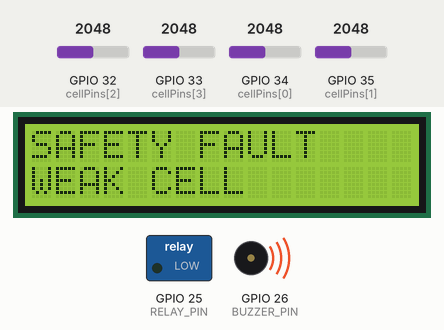
Bench run of a sketch on a simulated ESP32. Parts: 16×2 character LCD, switched loads named in the sketch (green lamp = pin HIGH), buzzer (waves = sounding, pin HIGH). The inputs (shaded band) are chosen by the test bench; at power-on: GPIO 32 (cellPins[2]) = 2048, GPIO 33 (cellPins[3]) = 2048, GPIO 34 (cellPins[0]) = 2048, GPIO 35 (cellPins[1]) = 2048. What the sketch prints to the serial monitor is not drawn.

Above: at 2.2 s.
2.3 s: GPIO 32 (cellPins[2]) set to 3785
At 2.86 s:
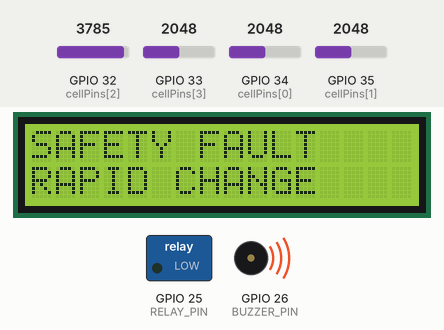
4.6 s: GPIO 32 (cellPins[2]) set to 3896
At 5.7 s:
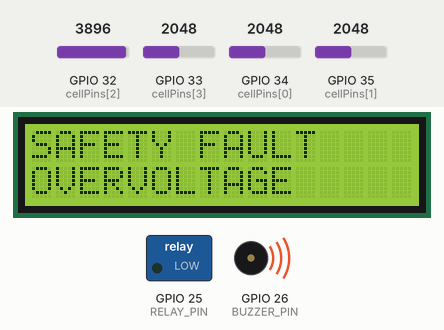
7.6 s: GPIO 32 (cellPins[2]) set to 2866
At 9.1 s:
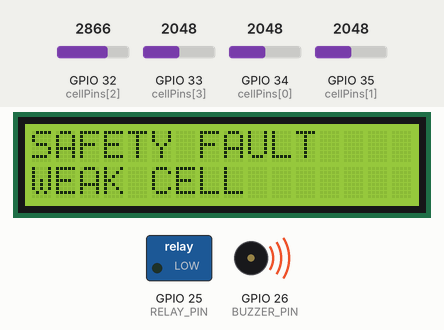
10.6 s: GPIO 32 (cellPins[2]) set to 3972
At 11.4 s:
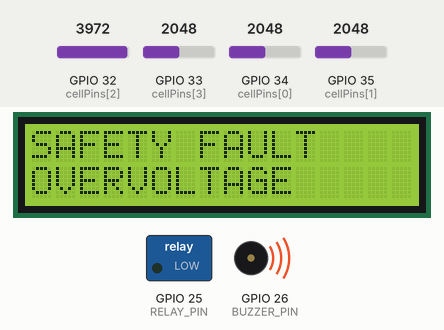
22.6 s: GPIO 32 (cellPins[2]) set to 1228
At 24.1 s:
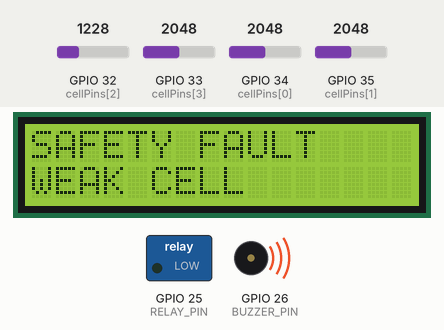
25.6 s: GPIO 33 (cellPins[3]) set to 3784
28.6 s: GPIO 33 (cellPins[3]) set to 3858
At 29.9 s:
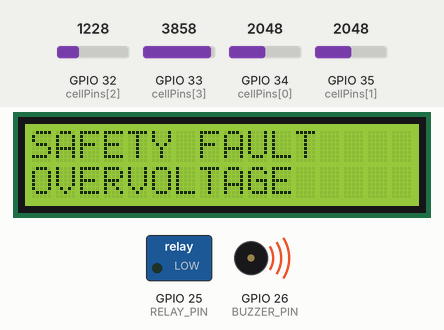
Timing chart, 0 to 31.6 s (numbered marks = the images above; inputs shaded):
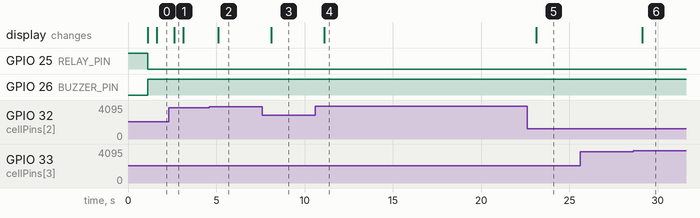

Measured:
- the behaviour switches between 3822 and 3823 on GPIO 32 (cellPins[2]) (found by bisection; images 1 and 2)
- the behaviour switches between 3822 and 3823 on GPIO 33 (cellPins[3]) (found by bisection; images 5 and 6)
- after the input at 2.3 s, the display: changes after 0.32 s (image 1)
- after the input at 4.6 s, the display: changes after 0.52 s (image 2)
- after the input at 7.6 s, the display: changes after 0.51 s (image 3)
- after the input at 10.6 s, the display: changes after 0.52 s (image 4)
- after the input at 22.6 s, the display: changes after 0.51 s (image 5)
- after the input at 25.6 s, every drawn part: stays the same
- after the input at 28.6 s, the display: changes after 0.52 s (image 6)

The sketch:

Task2_BMS_Safety_Controller.ino
```cpp
#include <Wire.h>
#include <LiquidCrystal_I2C.h>

LiquidCrystal_I2C lcd(0x27, 16, 2);

// ================= PIN CONFIGURATION =================

const int cellPins[4] = {34, 35, 32, 33};

const int RELAY_PIN = 25;
const int BUZZER_PIN = 26;

// ================= SAFETY LIMITS =================

const float MIN_CELL_VOLTAGE = 3.0;
const float MAX_CELL_VOLTAGE = 4.2;

// Rapid change threshold
const float RAPID_CHANGE_LIMIT = 0.50;

// ================= TIMING =================

const unsigned long SENSOR_INTERVAL = 200;
const unsigned long BUZZER_INTERVAL = 500;
const unsigned long LCD_INTERVAL = 500;

// Battery must remain safe for this long before recovery
const unsigned long RECOVERY_TIME = 5000;

// ================= STATES =================

enum SafetyState {
  NORMAL,
  WARNING,
  FAULT,
  RECOVERY
};

SafetyState state = NORMAL;

// ================= VARIABLES =================

float cellVoltage[4] = {3.7, 3.7, 3.7, 3.7};
float previousVoltage[4] = {3.7, 3.7, 3.7, 3.7};

bool weakCell = false;
bool overVoltage = false;
bool sensorFault = false;
bool rapidChange = false;

unsigned long lastSensorTime = 0;
unsigned long lastBuzzerTime = 0;
unsigned long lastLCDTime = 0;
unsigned long recoveryStartTime = 0;

// ================= SETUP =================

void setup() {

  Serial.begin(115200);

  pinMode(RELAY_PIN, OUTPUT);
  pinMode(BUZZER_PIN, OUTPUT);

  // Start in safe state
  digitalWrite(RELAY_PIN, HIGH);
  digitalWrite(BUZZER_PIN, LOW);

  Wire.begin(21, 22);

  lcd.init();
  lcd.backlight();

  lcd.clear();
  lcd.setCursor(0, 0);
  lcd.print("BMS SAFETY");
  lcd.setCursor(0, 1);
  lcd.print("INITIALIZING");

  // Give sensors time to stabilize
  unsigned long startTime = millis();

  while (millis() - startTime < 1000) {
    // Non-blocking requirement applies to the main system;
    // no delay() is used.
  }

  lcd.clear();
}

// ================= MAIN LOOP =================

void loop() {

  unsigned long currentMillis = millis();

  // ==================================================
  // SENSOR MONITORING
  // ==================================================

  if (currentMillis - lastSensorTime >= SENSOR_INTERVAL) {

    lastSensorTime = currentMillis;

    weakCell = false;
    overVoltage = false;
    sensorFault = false;
    rapidChange = false;

    for (int i = 0; i < 4; i++) {

      int rawValue = analogRead(cellPins[i]);

      // Convert ADC value to simulated cell voltage
      cellVoltage[i] = (rawValue / 4095.0) * 4.5;

      // ---------------- SENSOR ANOMALY ----------------

      if (cellVoltage[i] < 0.0 ||
          cellVoltage[i] > 4.5) {

        sensorFault = true;
      }

      // ---------------- RAPID CHANGE ----------------

      if (abs(cellVoltage[i] - previousVoltage[i])
          > RAPID_CHANGE_LIMIT) {

        rapidChange = true;
      }

      // ---------------- WEAK CELL ----------------

      if (cellVoltage[i] < MIN_CELL_VOLTAGE) {

        weakCell = true;
      }

      // ---------------- OVERVOLTAGE ----------------

      if (cellVoltage[i] > MAX_CELL_VOLTAGE) {

        overVoltage = true;
      }

      previousVoltage[i] = cellVoltage[i];
    }
  }

  // ==================================================
  // SAFETY STATE MACHINE
  // ==================================================

  switch (state) {

    // =================================================
    // NORMAL
    // =================================================

    case NORMAL:

      digitalWrite(RELAY_PIN, HIGH);
      digitalWrite(BUZZER_PIN, LOW);

      if (sensorFault ||
          rapidChange ||
          overVoltage) {

        state = FAULT;
      }

      else if (weakCell) {

        state = WARNING;
      }

      break;


    // =================================================
    // WARNING
    // =================================================

    case WARNING:

      // Battery still connected
      digitalWrite(RELAY_PIN, HIGH);

      // Non-blocking buzzer
      if (currentMillis - lastBuzzerTime >= BUZZER_INTERVAL) {

        lastBuzzerTime = currentMillis;

        digitalWrite(
          BUZZER_PIN,
          !digitalRead(BUZZER_PIN)
        );
      }

      // Critical condition
      if (sensorFault ||
          rapidChange ||
          overVoltage) {

        state = FAULT;
      }

      // Weak cell recovered
      else if (!weakCell) {

        state = RECOVERY;
        recoveryStartTime = currentMillis;
      }

      break;


    // =================================================
    // FAULT
    // =================================================

    case FAULT:

      // Safety cutoff
      digitalWrite(RELAY_PIN, LOW);

      // Continuous alarm
      digitalWrite(BUZZER_PIN, HIGH);

      // All conditions must be safe
      if (!sensorFault &&
          !rapidChange &&
          !overVoltage &&
          !weakCell) {

        state = RECOVERY;

        recoveryStartTime = currentMillis;
      }

      break;


    // =================================================
    // RECOVERY
    // =================================================

    case RECOVERY:

      // Keep relay OFF during recovery
      digitalWrite(RELAY_PIN, LOW);
      digitalWrite(BUZZER_PIN, LOW);

      // Fault returned
      if (sensorFault ||
          rapidChange ||
          overVoltage ||
          weakCell) {

        state = FAULT;

        recoveryStartTime = 0;
      }

      // Battery remained safe long enough
      else if (currentMillis - recoveryStartTime
               >= RECOVERY_TIME) {

        state = NORMAL;
      }

      break;
  }

  // ==================================================
  // LCD DISPLAY
  // ==================================================

  if (currentMillis - lastLCDTime >= LCD_INTERVAL) {

    lastLCDTime = currentMillis;

    lcd.clear();

    switch (state) {

      // ---------------- NORMAL ----------------

      case NORMAL:

        lcd.setCursor(0, 0);
        lcd.print("SYSTEM NORMAL");

        lcd.setCursor(0, 1);
        lcd.print("RELAY: ON");

        break;


      // ---------------- WARNING ----------------

      case WARNING:

        lcd.setCursor(0, 0);
        lcd.print("WARNING");

        lcd.setCursor(0, 1);
        lcd.print("WEAK CELL");

        break;


      // ---------------- FAULT ----------------

      case FAULT:

        lcd.setCursor(0, 0);
        lcd.print("SAFETY FAULT");

        lcd.setCursor(0, 1);

        if (overVoltage) {

          lcd.print("OVERVOLTAGE");
        }

        else if (sensorFault) {

          lcd.print("SENSOR ERROR");
        }

        else if (rapidChange) {

          lcd.print("RAPID CHANGE");
        }

        else if (weakCell) {

          lcd.print("WEAK CELL");
        }

        else {

          lcd.print("RELAY: OFF");
        }

        break;


      // ---------------- RECOVERY ----------------

      case RECOVERY:

        lcd.setCursor(0, 0);
        lcd.print("RECOVERY");

        lcd.setCursor(0, 1);
        lcd.print("CHECKING...");

        break;
    }
  }

  // ==================================================
  // SERIAL MONITOR
  // ==================================================

  static unsigned long lastSerialTime = 0;

  if (currentMillis - lastSerialTime >= 1000) {

    lastSerialTime = currentMillis;

    Serial.print("C1: ");
    Serial.print(cellVoltage[0], 2);

    Serial.print(" | C2: ");
    Serial.print(cellVoltage[1], 2);

    Serial.print(" | C3: ");
    Serial.print(cellVoltage[2], 2);

    Serial.print(" | C4: ");
    Serial.print(cellVoltage[3], 2);

    Serial.print(" | STATE: ");

    switch (state) {

      case NORMAL:
        Serial.println("NORMAL");
        break;

      case WARNING:
        Serial.println("WARNING");
        break;

      case FAULT:
        Serial.println("FAULT");
        break;

      case RECOVERY:
        Serial.println("RECOVERY");
        break;
    }
  }
}
```
